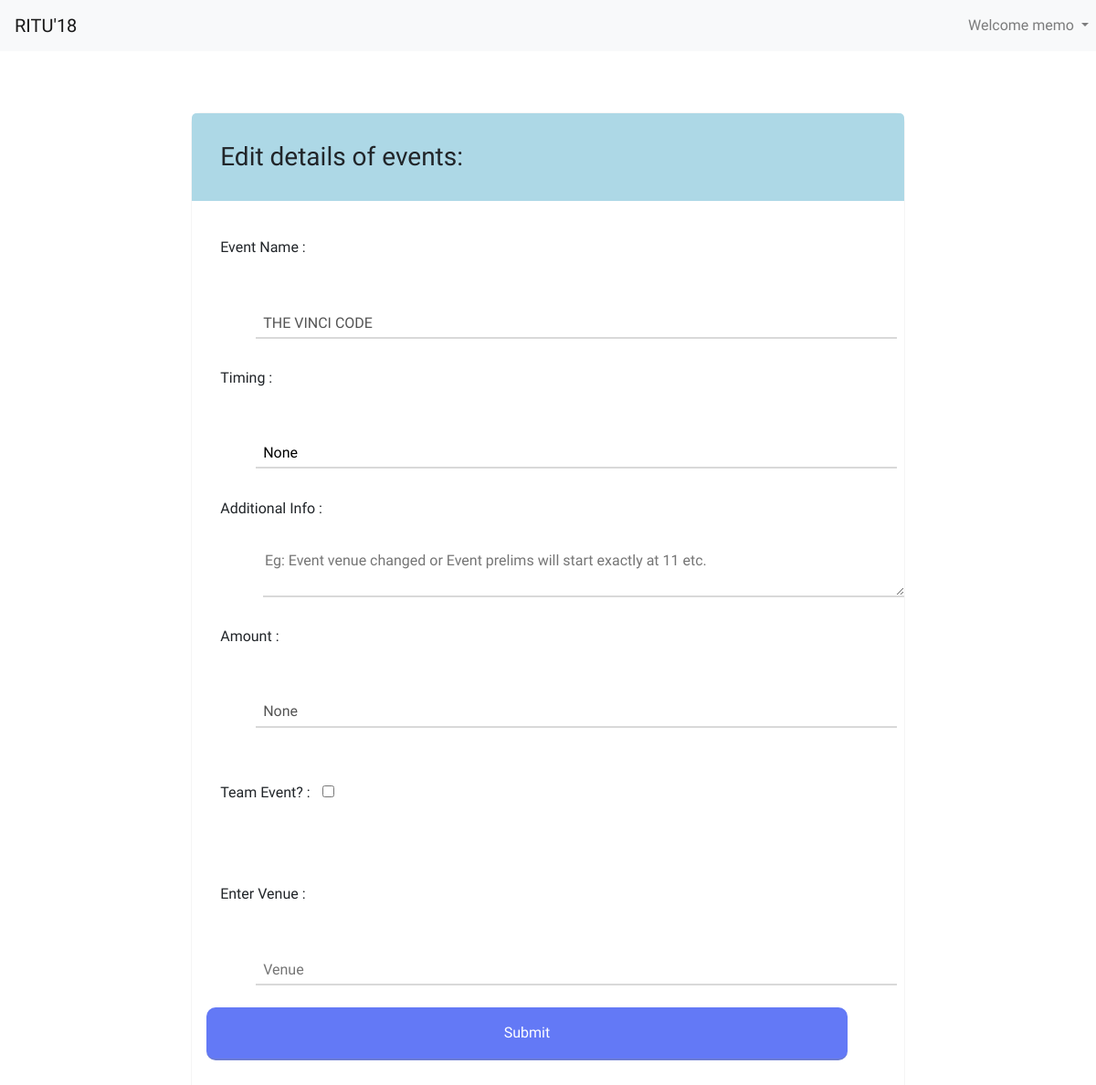
The page /update/event/CSE02 (signed in) on the database its author committed.
### EventManagement/models.py (models this page shows, shortened)
class Event(models.Model):
    name = models.CharField(max_length=255)
    code = models.CharField(max_length=10, unique=True)
    organizer = models.ForeignKey(Organizer, on_delete=models.CASCADE)
    timing = models.CharField(max_length=250,null=True)
    additional_data = models.TextField()
    amount = models.CharField(max_length=10, null=True)
    is_team_event = models.BooleanField(default=False)
    venue = models.CharField(max_length=500)

### EventManagement/views.py (the view, shortened to what this page needs)
# urls.py: path('update/event/<slug:event_code>', views.UpdateEvent.as_view(), name="update_event"),
class UpdateEvent(View):
    def get(self, request, event_code):
        if not belongs_to_group(request.user, EventVolunteer.GROUP_NAME):
            raise PermissionDenied()
        event_v = EventVolunteer.objects.get(user=request.user)
        event = get_object_or_404(Event, code=event_code)
        if event.organizer != event_v.organizer:
            raise PermissionDenied()
        form = EventForm(instance=event)
        return render(request, 'EventManagement/update_event.html', {'form': form,
                                                                     'user': request.user,
                                                                     'event':event,
                                                                     'slug':event_code})

### EventManagement/forms.py
class EventForm(forms.ModelForm):
    class Meta:
        model = Event
        exclude = ['code', 'organizer']

### EventManagement/utils.py (called while the page is built)
def belongs_to_group(user, group_name):
    return user.groups.filter(name=group_name).exists()

### EventManagement/templates/EventManagement/update_event.html (shortened to what this page needs)
{% extends 'EventManagement/base.html' %}
{% load static %}
{% block link %}
    <link rel="stylesheet" href="{% static 'update_event.css' %}">
{% endblock %}
{% block nav-icons %}
    <div class="collapse navbar-collapse" id="navbarSupportedContent">
        <ul class="navbar-nav mr-auto">
            <li class="nav-item dropdown">
                <a class="nav-link dropdown-toggle" href="#" id="navbarDropdown" role="button" data-toggle="dropdown" aria-haspopup="true" aria-expanded="false">
                   Welcome {{ user.username }}
                </a>
            </li>
        </ul>
    </div>
{% endblock %}
{% block body %}
    <div class="container">
    <form action="{%  url 'update_event' slug %}" method="post" class="form">
        <h3>Edit details of events:</h3>
        <span>Event Name : </span><input type="text" name="name" value="{{ form.instance.name }}" maxlength="255" required="" disabled id="id_name">
        <span>Timing : </span><input type="text" name="timing" value="{{ form.instance.timing }}" maxlength="250" required="" id="id_timing">
        <span>Additional Info : </span><textarea name="additional_data" cols="70" rows="2" id="id_additional_data" placeholder="Eg: Event venue changed or Event prelims will start exactly at 11 etc."></textarea>
        <span>Amount : </span><input type="text" name="amount" value="{{ form.instance.amount }}" maxlength="10" required=""  disabled id="id_amount">
        <span>Team Event? : <input type="checkbox" name="is_team_event" id="id_is_team_event"></span>
        <span>Enter Venue : </span><input type="text" name="venue" value="{{ form.instance.venue }}" maxlength="500" required="" id="id_venue" placeholder="Venue">
        <input type="submit">
    </form>
    </div>
{% endblock %}

### EventManagement/static/base.css (style rules this page uses)
body { font-family: 'Comfortaa', cursive !important; }
.dropdown { position: absolute; right:0; }
.container { padding: 5% 15%; margin-bottom: 5%; }
form input { background: none; padding: 0.2em 1em 0.2em 0.5em; width: 90%; border: none; border-bottom: 2px solid #8080804d; margin: 1.5em 1em }
form textarea { margin-left: 3%; background: no-repeat; border: none; border-bottom: 2px solid #8080804d; }
input[type=submit] { background-color: #6379f6; padding: 1em; border-radius: 10px; color: white; }

### EventManagement/static/update_event.css (style rules this page uses)
.container { padding: 5% 15%; }
.dropdown { position: relative!important; }
.navbar-nav { position: absolute; right: 0; }
a , a:hover { text-decoration: none; }
.form { display: flex; flex-direction: column; box-shadow: 0 0 1px #00000066; border-radius: 10px; }
.form h3 { padding: 4%; background-color: lightblue; border-top-left-radius: 5px; border-top-right-radius: 5px; }
.form span { padding: 4%; }
.form input[type=submit] , button ,input[type=button] { display: inline-block; border: none; border-bottom: 2px solid #8080804d; margin: 1.5em 1em; margin-bottom: 3em; cursor: pointer; }
.form input[type=checkbox] { width: 15px; margin: 2em 0.5em; }
.form input { margin: 1.5em 1em 0 9%; }
.form textarea { margin-left: 10%; }

### rows shown on the page
Event: name "THE VINCI CODE", timing "None", amount "None"

### other values the page prints
{{ user.username }} "memo"
